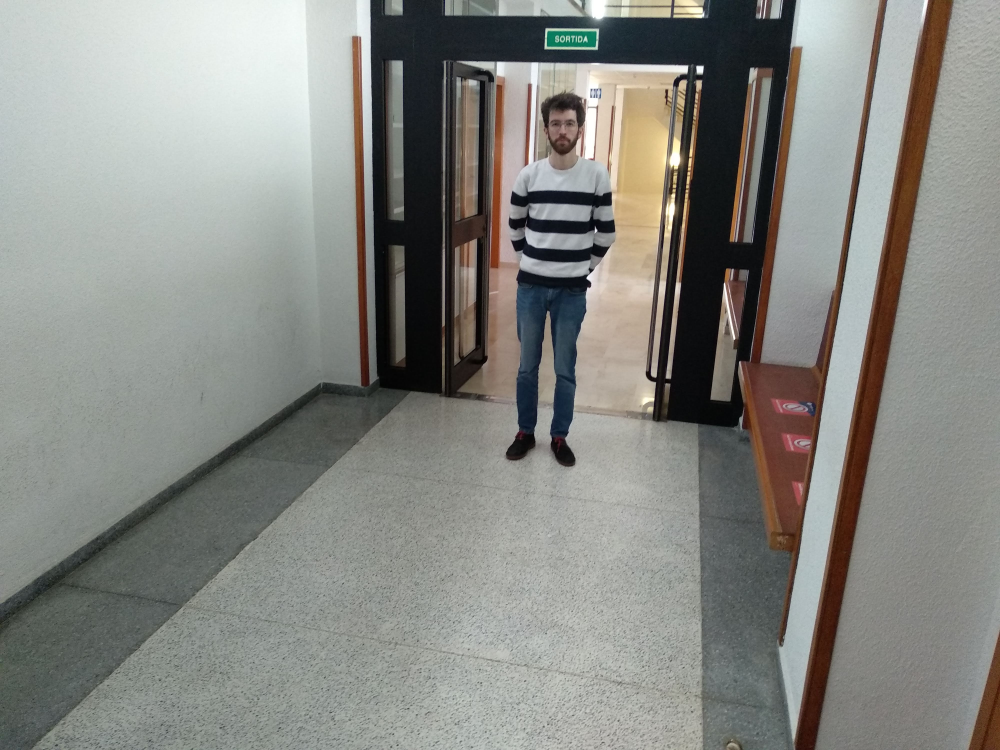
#> input picture Epipolar_geometry/in/passadis.jpg, 4000 x 3000 px (shown at 1/4 size); the run also reads 3 pictures not shown here
$ jupyter execute --allow-errors Epipolar_geometry.ipynb
#> lines starting #> are read from the running program, lines starting #| are printed output that depends on the picture; long printed decimals are rounded
# Práctica 3

Git-hub con el código : https://github.com/MarcBalle/MUSI/tree/main/Vision

# Single view geometry & Epipolar lines

Esta tercera práctica se divide en dos ejercicios diferentes. Por un lado, se trata de obtener la altura de una persona en una sola imagen y, por otro lado, se pretende obtener la matriz fundamental de un sistema estéreo (dos imágenes) y dibujar las líneas epipolares correspondientes a puntos coincidentes en ambas imágenes.

## Single view geometry

Como ya se ha comentado, en este primer ejercicio se va a proceder a calcular la altura de una persona haciendo uso de la siguiente expresión:

$\alpha Z = \frac{||b \times t||}{(l \cdot b)||V_z \times t||}$

Donde:
 - $\alpha$ corresponde aun factor de escala en el plano Z en el cual se buscará la altura deseada
 - $Z$ corresponde con la altura buscada
 - $b$ es la base del objeto o persona sobre el cual se está midiendo su altura
 - $t$ es la parte superior del objeto o persona sobre el cual se está midiendo su altura
 - $l$ corresponde con la linea de horizonte
 - $V_z$ es el punto de fuga en el plano Z

Primero de todo se importan aquellas librerías necesarias para el desarrollo del programa. En este caso se hace uso de la función Tuple de la libreria _typing_ , la cual permite crear una tupla de elementos de un determinada clase cada uno.

De la librería _numpy_ se va a hacer uso principalmente de las funciones _cross_ y _norm_ , las cuales permiten calcular el producto vectorial entre dos vectores y la norma de un vector, respectivamente.

[cell 1]
import cv2
import numpy as np
from matplotlib import pyplot as plt
from typing import Tuple

A continuación se definen una serie de funciones imprescindibles para el correcto fucnionamiento del código. Primero de todo se inicializan dos variables que servirán como referencia para evaluar si se quiere transformas de coordenadas originales (las de la imagen, 2D) a homogéneas o viceversa

[cell 2]
ORG_2_HMG = 1
HMG_2_ORG = 2

En este punto se define la función _convert_, que nos permitirá la transformación de coordenadas previamente mencionada. Esta transformación es necesaria ya que durante buena parte del proceso se va a estar trabajando en el espacio proyectivo.

[cell 3]
def convert(coordinates, img: np.ndarray, code: int):
    if code != ORG_2_HMG and code != HMG_2_ORG:
        raise TypeError("Unknown operation")

    if code == ORG_2_HMG:
        return __to_homogenous(coordinates, (img.shape[1], img.shape[0]))

    elif code == HMG_2_ORG:
        return __to_original(coordinates, (img.shape[1], img.shape[0]))

Función que convierte coordenadas imagen a coordenadas homogéneas. En este caso la coordenada $w$, la cual puede interpretarse como un factor de escala, se define como un cuarto de la suma del ancho y alto de la imagen. Muchas veces únicamente se iguala a 1.

[cell 4]
def __to_homogenous(coordinates: Tuple[int, int], size: Tuple[int, int]):

    semi_axis = np.array(size) / 2

    w = ((size[0] + size[1]) / 4)

    homogenous = np.array([coordinates[0] - semi_axis[0], coordinates[1] - semi_axis[1]])
    homogenous = np.append(homogenous, [w])

    return tuple(homogenous)

Función que convierte de coordenadas homogéneas a coordenadas imagen.

[cell 5]
def __to_original(coordinates: Tuple[int, int], size: Tuple[int, int]):
    semi_axis = np.array(size) / 2

    w = ((size[0] + size[1]) / 4)

    original_x = int(((coordinates[0] / coordinates[-1]) * w) + semi_axis[1])
    original_y = int(((coordinates[1] / coordinates[-1]) * w) + semi_axis[0])

    return original_x, original_y

[cell 6]
im = cv2.imread('./in/passadis.jpg')
#> im is the input picture: shape (3000, 4000, 3); mean B, G, R 130.4, 135.4, 134.6

### Obtención del parámetro $\alpha$

Primero de todo debe obtenerse el valor del parámetro $\alpha$ especificado al principio. Para ello debe procederse con un objeto o persona de la escena del cual se conozca de antemano su altura. En este caso se selecciona la puerta con una altura de 202 cm.

Una vez dicho esto, se definen las coordenadas de los puntos necesarios haciendo uso de la función interactiva empleada en la primera práctica de las homografías.

Los dos primeros puntos corresponden con la parte inferior y superior de la puerta que definen la altura de 202 cm. Los siguientes puntos corresponden a puntos situados sobre líneas paralelas encontradas en la escena. Esto es necesario ya que para calcular la linea de horizonte (necesaria para el cálculo de la altura) se necesitan dos puntos de fuga en el plano XY (plano tierra). Para calcular dichos puntos de fuga se requiere a su vez calcular la intersección entre (al menos) dos rectas paralelas pertenecientes al plano XY. Finalmente el cálculo de dichas rectas pasa por la selección de dos puntos pertenecientes a cada recta. En resumen, un punto de fuga viene definido por la siguiente expresión:

$V = (p_1 \times p_2) \times (p_3 \times p_4)$

Donde cada recta de determina por el producto escalar de dos de sus puntos y el punto de fuga se calcula como la intersección de dos rectas definida por el producto escalar de dichas rectas. Todo esto hablando dentro del espacio proyectivo.

[cell 7]
bi = [1796.677, 1593.655]
ti = [1800.636, 262.487]

Zi = 202 ##cm

# Puntos de lineas paralelas al eje Y
p1_y = [928.071, 2255.182]
p2_y = [1179.695, 2023.851]

p3_y = [2803.071, 2592.032]
p4_y = [2807.130, 2230.831]

# Puntos de lineas paralelas al eje X
p1_x = [1248.688, 2527.097]
p2_x = [1934.565, 2644.792]

p3_x = [1577.422, 1914.273]
p4_x = [2230.831, 2003.558]

# Puntos de lineas paralelas al eje Z
p1_z = [1447.552, 1557.130]
p2_z = [1415.084, 161.026]

p3_z = [3046.578, 1435.377]
p4_z = [3212.974, 250.312]

#### Paso a coordenadas homogéneas

Una vez se han definido las coordenadas de los puntos de interés en el espacio 2D de la imagen, se pasan a coordenadas homogéneas.

[cell 8]
bi_H = convert(coordinates = bi, img = im, code=1)
#> bi_H = (-203.3, 93.65, 1750)
ti_H = convert(coordinates = ti, img = im, code=1)
#> ti_H = (-199.4, -1237.5, 1750)

p1_yH = convert(coordinates = p1_y, img = im, code=1)
#> p1_yH = (-1071.9, 755.2, 1750)
p2_yH = convert(coordinates = p2_y, img = im, code=1)
#> p2_yH = (-820.3, 523.9, 1750)

p3_yH = convert(coordinates = p3_y, img = im, code=1)
#> p3_yH = (803.1, 1092, 1750)
p4_yH = convert(coordinates = p4_y, img = im, code=1)
#> p4_yH = (807.1, 730.8, 1750)

p1_xH = convert(coordinates = p1_x, img = im, code=1)
#> p1_xH = (-751.3, 1027.1, 1750)
p2_xH = convert(coordinates = p2_x, img = im, code=1)
#> p2_xH = (-65.43, 1144.8, 1750)

p3_xH = convert(coordinates = p3_x, img = im, code=1)
#> p3_xH = (-422.6, 414.3, 1750)
p4_xH = convert(coordinates = p4_x, img = im, code=1)
#> p4_xH = (230.8, 503.6, 1750)

p1_zH = convert(coordinates = p1_z, img = im, code=1)
#> p1_zH = (-552.4, 57.13, 1750)
p2_zH = convert(coordinates = p2_z, img = im, code=1)
#> p2_zH = (-584.9, -1339, 1750)

p3_zH = convert(coordinates = p3_z, img = im, code=1)
#> p3_zH = (1046.6, -64.62, 1750)
p4_zH = convert(coordinates = p4_z, img = im, code=1)
#> p4_zH = (1213, -1249.7, 1750)

#### Primer punto de fuga en el plano XY

[cell 9]
l1_x = np.cross (p1_xH, p2_xH) #Primera recta
#> l1_x = [-205966.2, 1200284.7, -792887.9]
l2_x = np.cross (p3_xH, p4_xH) #Segunda recta
#> l2_x = [-156248.8, 1143465.8, -308419.6]

v1_x = np.cross (l1_x, l2_x) # Intersección -> punto de fuga
#> v1_x = [5.36e+11, 6.04e+10, -4.8e+10]

#### Segundo punto de fuga en el plano XY

[cell 10]
l1_y = np.cross (p1_yH, p2_yH)
#> l1_y = [404829.2, 440342, 57948.5]
l2_y = np.cross (p3_yH, p4_yH)
#> l2_y = [632101.8, 7103.3, -294502.6]

v2_y = np.cross (l1_y, l2_y)
#> v2_y = [-1.3e+11, 1.56e+11, -2.75e+11]

#### Punto de fuga en el plano Z

[cell 11]
l1_z = np.cross (p1_zH, p2_zH)
#> l1_z = [2443182, -56819, 773129.8]
l2_z = np.cross (p3_zH, p4_zH)
#> l2_z = [2073863.8, 291193, -1229509.9]

v3_z = np.cross (l1_z, l2_z)
#> v3_z = [-1.55e+11, 4.61e+12, 8.29e+11]

### Linea de horizonte

Siguiendo con lo ya expuesto, el cálculo de una recta en el espacio proyectivo se realiza mediante el producto vectorial de dos de sus puntos. Así pues, una vez obtenidos dos puntos de fuga en el plano tierra (XY), se sabe que la linea de horizonte es la linea que los une. Por lo tanto esta queda definida como su producto vectorial.

[cell 12]
L = np.cross (v1_x, v2_y)
#> L = [-9.15e+21, 1.54e+23, 9.15e+22]

#### Visualizamos la linea de horizonte

Esto puede ayudarnos a comprender qué está pasando en nuestro proceso, a comprenderlo mejor.

Para ello primero de todo es necesario convertir las coordenadas de los puntos de fuga a coordenadas imagen, ya que sino no sería posible representarlos en un plano 2D. Es importante recordar que de esta forma se pierde la información de profundidad y que dicho punto no va a caer en la interesección de la rectas si estas se prolongasen en el plano de la imagen. Uno tiene que imaginarse que ese punto se ubica en la profundidad de la imagen y que la intersección de las rectas escogidas, por poner un ejemplo didático, se cruzan a 200 metros.

Una vez se tienen los puntos en coordenadas originales, se emplean las funciones de OpenCV _line_ y _circle_ para dibujar la linea horizonte y los puntos de fuga. Puede observarse que unos de ellos no cae dentro de la imagen. Esto es algo totalmente normal y lógico, ya que si se observan las rectas en el suelo (las que conforman las juntas de las losas) "casi" paralelas al eje de abscisas y uno se imagina donde intersectan, se ve claro que es en un punto fuera de la imagen. Cabe mencionar que estas rectas son las que se han marcado como paralelas al eje X en las líneas de código de más arriba. Las perpendiculares a estas son las que se han marcado como paralelas al eje Y. Finalmente las columnas que se situan a ambos lados de la puerta se han escogido como las rectas paralelas al eje Z.

[cell 13]
v1_xO = convert(coordinates = v1_x, img = im, code=2)
#> in __to_original, `original_x = int(((coordinates[0] / coordinates[-1]) * w) + semi_axis[..`: original_x = -18069
#> in __to_original, `original_y = int(((coordinates[1] / coordinates[-1]) * w) + semi_axis[..`: original_y = -202
#> v1_xO = (-18069, -202)
v2_yO = convert(coordinates = v2_y, img = im, code=2)
#> v2_yO = (2326, 1009)

im_L = cv2.line(im, v1_xO, v2_yO, (255,0,0), 9)
im_L = cv2.circle(im_L, tuple(v1_xO), 35, (0,255,0), -1) #fuera de la imagen
im_L = cv2.circle(im_L, tuple(v2_yO), 35, (0,255,0), -1)
im_L = cv2.cvtColor (im_L, cv2.COLOR_RGB2BGR)

plt.figure()
plt.title('Image with horizon line')
plt.imshow(im_L)
plt.axis('off')

#### Cálculo de $\alpha$

Una vez ya tenemos la linea de horizonte (definida como un vector 3D en el espacio proyectivo), estamos en disposición de despejar $\alpha$ en nuestra ecuación.

[cell 14]
cross_bi_ti = np.cross(bi_H, ti_H)
#> cross_bi_ti = [2329544, 6928.3, 270286.3]
num = np.linalg.norm(cross_bi_ti)
#> num = 2345181.9

cross_vz_ti = np.cross(v3_z, ti_H)
#> cross_vz_ti = [9.09e+15, 1.06e+14, 1.11e+15]
den1 = np.linalg.norm(cross_vz_ti)
#> den1 = 9.16e+15
dot_L_bi = np.dot(L,bi_H)
#> dot_L_bi = 1.76e+26
den = dot_L_bi*den1*Zi
#> den = 3.26e+44

alpha = num/den
#> alpha = 7.19e-39
print(alpha)
#| 7.189721062427415e-39

Una vez hallado $\alpha$, se definen los puntos extremos (inferior y superior) de la persona de la cual se quiere obtener su altura. Esto se realiza de la misma forma que en anteriores pasos. Una vez definidos, se transforman a coordenadas homogeneas.

[cell 15]
bm = [2174.013, 1800.636]
tm = [2263.299, 412.649]

bm_H = convert(coordinates = bm, img = im, code=1)
#> bm_H = (174, 300.6, 1750)
tm_H = convert(coordinates = tm, img = im, code=1)
#> tm_H = (263.3, -1087.4, 1750)

El resto de parámetros ya son sabidos (línea de horizonte y punto de fuga en el plano Z). Así pues, se procede a calcular su altura.

[cell 16]
cross_bm_tm = np.cross(bm_H, tm_H)
#> cross_bm_tm = [2428977.2, 156250.5, -268370.4]
num = np.linalg.norm(cross_bm_tm)
#> num = 2448748.1

cross_vz_tm = np.cross(v3_z, tm_H)
#> cross_vz_tm = [8.96e+15, 4.9e+14, -1.04e+15]
den1 = np.linalg.norm(cross_vz_tm)
#> den1 = 9.04e+15
dot_L_bm = np.dot(L,bm_H)
#> dot_L_bm = 2.05e+26
den = dot_L_bm*den1*alpha
#> den = 13306.3

Zm = num/den
#> Zm = 184
print('La altura de Miquel es:', Zm, 'cm')
#| La altura de Miquel es: 184.030 cm

#### Miquel mide 184 cm

## Segunda parte: altura propia

En esta segunda parte se propuso realizar el mismo proceso pero estimando la altura propia. Los pasos seguidos son exactamente los mismos que hasta ahora.

[cell 17]
im2 = cv2.imread ('./in/salon.jpeg')
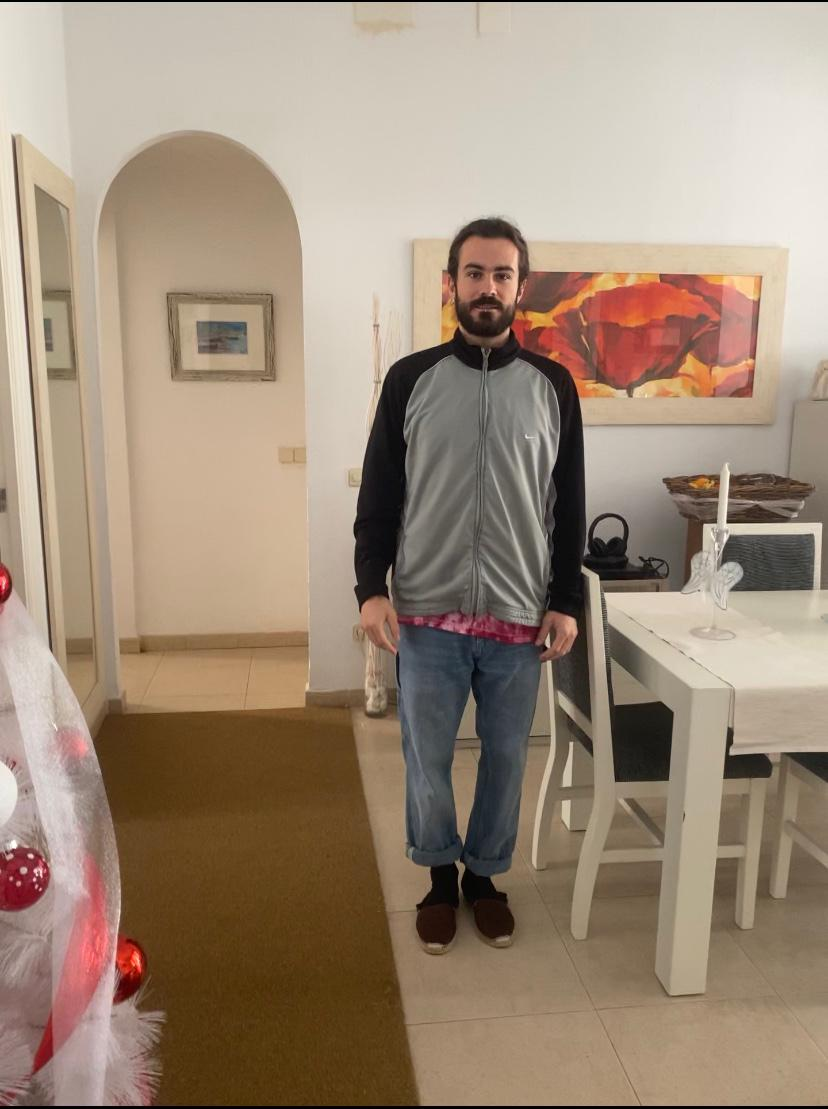
#> input picture Epipolar_geometry/in/salon.jpeg, 828 x 1109 px
#> im2 is the input picture: shape (1109, 828, 3); mean B, G, R 120.5, 139.3, 158.3

[cell 18]
im2_BGR = cv2.cvtColor (im2, cv2.COLOR_RGB2BGR)

plt.figure()
plt.imshow(im2_BGR)
plt.title('Selected image')
plt.axis('off')

#### Selección de puntos

[cell 19]
bi2 = [670.046, 1001.381]
ti2 = [692.550, 693.825]

Zi2 = 76 ##cm

p1_y2 = [635.54, 1095.9]
p2_y2 = [574.029, 965.374]

p3_y2 = [818.573, 1052.4]
p4_y2 = [740.559, 951.871]

p1_x2 = [433.004, 1028.386]
p2_x2 = [536.522, 1019.384]

p3_x2 = [399.0, 915.865]
p4_x2 = [620.537, 902.363]

p1_z2 = [309.981, 605.310]
p2_z2 = [305.481, 348.763]

p3_z2 = [114.946, 603.809]
p4_z2 = [98.443, 344.262]

#### Conversión a coordenadas homogéneas

[cell 20]
bi_H2 = convert(coordinates = bi2, img = im2, code=1)
#> bi_H2 = (256, 446.9, 484.2)
ti_H2 = convert(coordinates = ti2, img = im2, code=1)
#> ti_H2 = (278.5, 139.3, 484.2)

p1_yH2 = convert(coordinates = p1_y2, img = im2, code=1)
#> p1_yH2 = (221.5, 541.4, 484.2)
p2_yH2 = convert(coordinates = p2_y2, img = im2, code=1)
#> p2_yH2 = (160, 410.9, 484.2)

p3_yH2 = convert(coordinates = p3_y2, img = im2, code=1)
#> p3_yH2 = (404.6, 497.9, 484.2)
p4_yH2 = convert(coordinates = p4_y2, img = im2, code=1)
#> p4_yH2 = (326.6, 397.4, 484.2)

p1_xH2 = convert(coordinates = p1_x2, img = im2, code=1)
#> p1_xH2 = (19, 473.9, 484.2)
p2_xH2 = convert(coordinates = p2_x2, img = im2, code=1)
#> p2_xH2 = (122.5, 464.9, 484.2)

p3_xH2 = convert(coordinates = p3_x2, img = im2, code=1)
#> p3_xH2 = (-15, 361.4, 484.2)
p4_xH2 = convert(coordinates = p4_x2, img = im2, code=1)
#> p4_xH2 = (206.5, 347.9, 484.2)

p1_zH2 = convert(coordinates = p1_z2, img = im2, code=1)
#> p1_zH2 = (-104, 50.81, 484.2)
p2_zH2 = convert(coordinates = p2_z2, img = im2, code=1)
#> p2_zH2 = (-108.5, -205.7, 484.2)

p3_zH2 = convert(coordinates = p3_z2, img = im2, code=1)
#> p3_zH2 = (-299.1, 49.31, 484.2)
p4_zH2 = convert(coordinates = p4_z2, img = im2, code=1)
#> p4_zH2 = (-315.6, -210.2, 484.2)

#### Cálculo de los puntos de fuga

[cell 21]
l1_x2 = np.cross (p1_xH2, p2_xH2)
#> l1_x2 = [4359.2, 50128.6, -49226.8]
l2_x2 = np.cross (p3_xH2, p4_xH2)
#> l2_x2 = [6538.3, 107279.3, -79853.2]

v1_x2 = np.cross (l1_x2, l2_x2)
#> v1_x2 = [1.28e+09, 26235734.2, 139895925]


l1_y2 = np.cross (p1_yH2, p2_yH2)
#> l1_y2 = [63207.2, -29786.7, 4385.3]
l2_y2 = np.cross (p3_yH2, p4_yH2)
#> l2_y2 = [48681.2, -37778.3, -1828.1]

v2_y2 = np.cross (l1_y2, l2_y2)
#> v2_y2 = [220124561.8, 329034939, -937808414.1]


l1_z2 = np.cross (p1_zH2, p2_zH2)
#> l1_z2 = [124232.9, -2179.1, 26914.4]
l2_z2 = np.cross (p3_zH2, p4_zH2)
#> l2_z2 = [125685.6, -7991.6, 78432.3]

v3_z2 = np.cross (l1_z2, l2_z2)
#> v3_z2 = [44174760.9, -6.36e+09, -718932048.8]

#### Cálculo de la linea de horizonte

[cell 22]
L2 = np.cross (v1_x2, v2_y2)
#> L2 = [-7.06e+16, 1.23e+18, 4.15e+17]

####  Visualizamos la linea de horizonte

[cell 23]
v1_xO2 = convert(coordinates = v1_x2, img = im2, code=2)
#> v1_xO2 = (4978, 504)
v2_yO2 = convert(coordinates = v2_y2, img = im2, code=2)
#> v2_yO2 = (440, 244)

im_L2 = cv2.line(im2, v1_xO2, v2_yO2, (255,0,0), 9)
im_L2 = cv2.circle(im_L2, tuple(v1_xO2), 15, (0,255,0), -1) # fuera de la imagen
im_L2 = cv2.circle(im_L2, tuple(v2_yO2), 15, (0,255,0), -1)
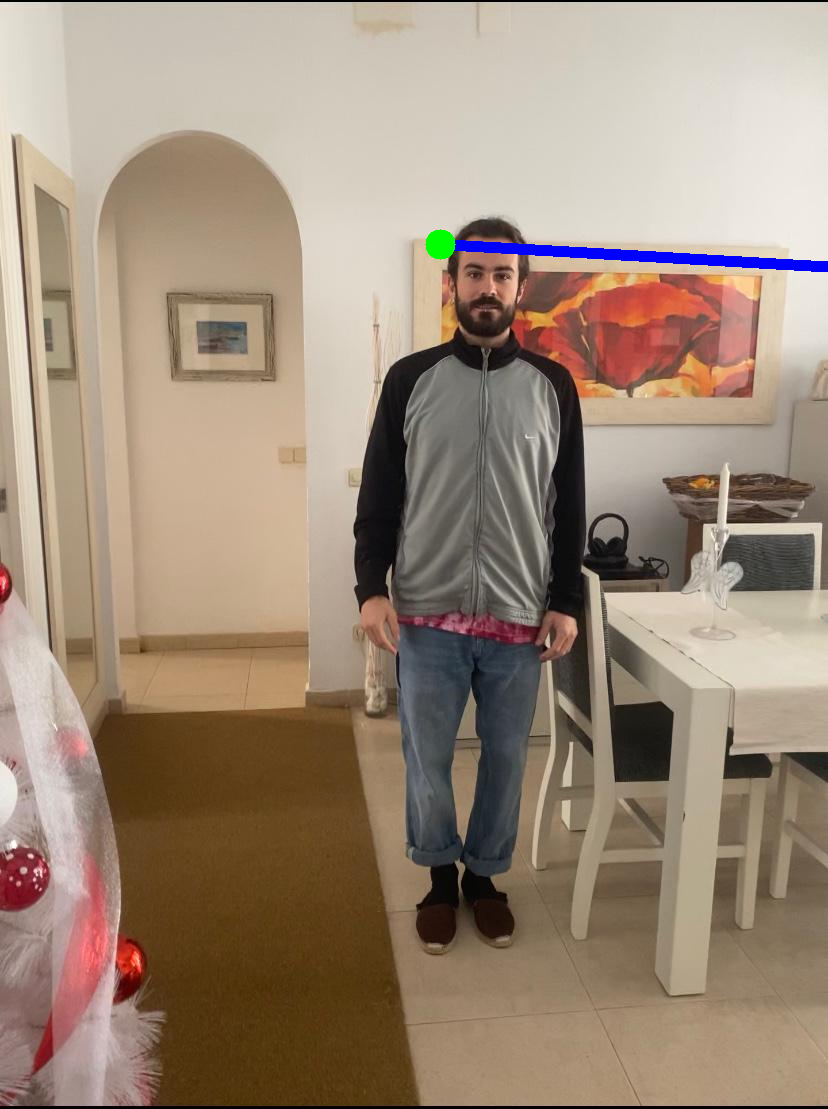
#> im_L2: shape (1109, 828, 3); mean B, G, R 120.8, 138.5, 157.2
im_L2 = cv2.cvtColor (im_L2, cv2.COLOR_RGB2BGR)

plt.figure()
plt.title('Image with horizon line')
plt.imshow(im_L2)
plt.axis('off')

#### Cálculo del parámetro $\alpha$

[cell 24]
cross_bi_ti2 = np.cross(bi_H2, ti_H2)
#> cross_bi_ti2 = [148934, 10897.6, -88805.1]
num2 = np.linalg.norm(cross_bi_ti2)
#> num2 = 173742.4

cross_vz_ti2 = np.cross(v3_z2, ti_H2)
#> cross_vz_ti2 = [-2.98e+12, -2.22e+11, 1.78e+12]
den12 = np.linalg.norm(cross_vz_ti2)
#> den12 = 3.48e+12
dot_L_bi2 = np.dot(L2,bi_H2)
#> dot_L_bi2 = 7.32e+20
den2 = dot_L_bi2*den12*Zi2
#> den2 = 1.93e+35

alpha2 = num2/den2
#> alpha2 = 8.98e-31
print(alpha2)
#| 8.979162241707674e-31

#### Definición de mis puntos extremos

[cell 25]
bm2 = [463.009, 902.363]
tm2 = [493.014, 231.742]

bm_H2 = convert(coordinates = bm2, img = im2, code=1)
#> bm_H2 = (49.01, 347.9, 484.2)
tm_H2 = convert(coordinates = tm2, img = im2, code=1)
#> tm_H2 = (79.01, -322.8, 484.2)

#### Estimación de mi altura en cm

[cell 26]
cross_bm_tm2 = np.cross(bm_H2, tm_H2)
#> cross_bm_tm2 = [324748.2, 14529.9, -43304.1]
num2 = np.linalg.norm(cross_bm_tm2)
#> num2 = 327944.8

cross_vz_tm2 = np.cross(v3_z2, tm_H2)
#> cross_vz_tm2 = [-3.31e+12, -7.82e+10, 4.88e+11]
den12 = np.linalg.norm(cross_vz_tm2)
#> den12 = 3.35e+12
dot_L_bm2 = np.dot(L2,bm_H2)
#> dot_L_bm2 = 6.25e+20
den2 = dot_L_bm2*den12*alpha2
#> den2 = 1879.7

Zm2 = num2/den2
#> Zm2 = 174.5
print('Mi altura es:',Zm2,'cm')
#| Mi altura es: 174.469 cm

#### Según el código yo mido 174.5 cm. A continuación se muestra una foto con un metro y mi altura real.

[cell 27]
altura = cv2.imread('./in/altura.jpg')
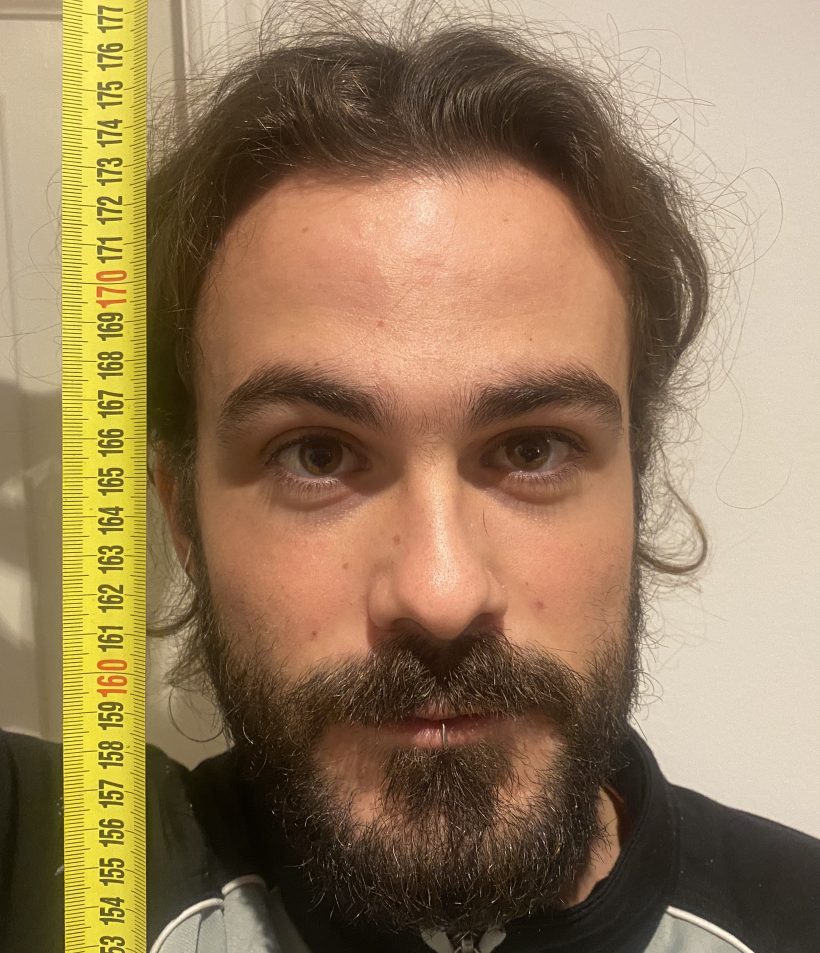
#> input picture Epipolar_geometry/in/altura.jpg, 2460 x 2859 px (shown at 1/3 size)
#> altura is the input picture: shape (2859, 2460, 3); mean B, G, R 91.7, 124.5, 149.5
altura = cv2.cvtColor (altura, cv2.COLOR_RGB2BGR)
#> (the rest of the program and of its run is left out)
